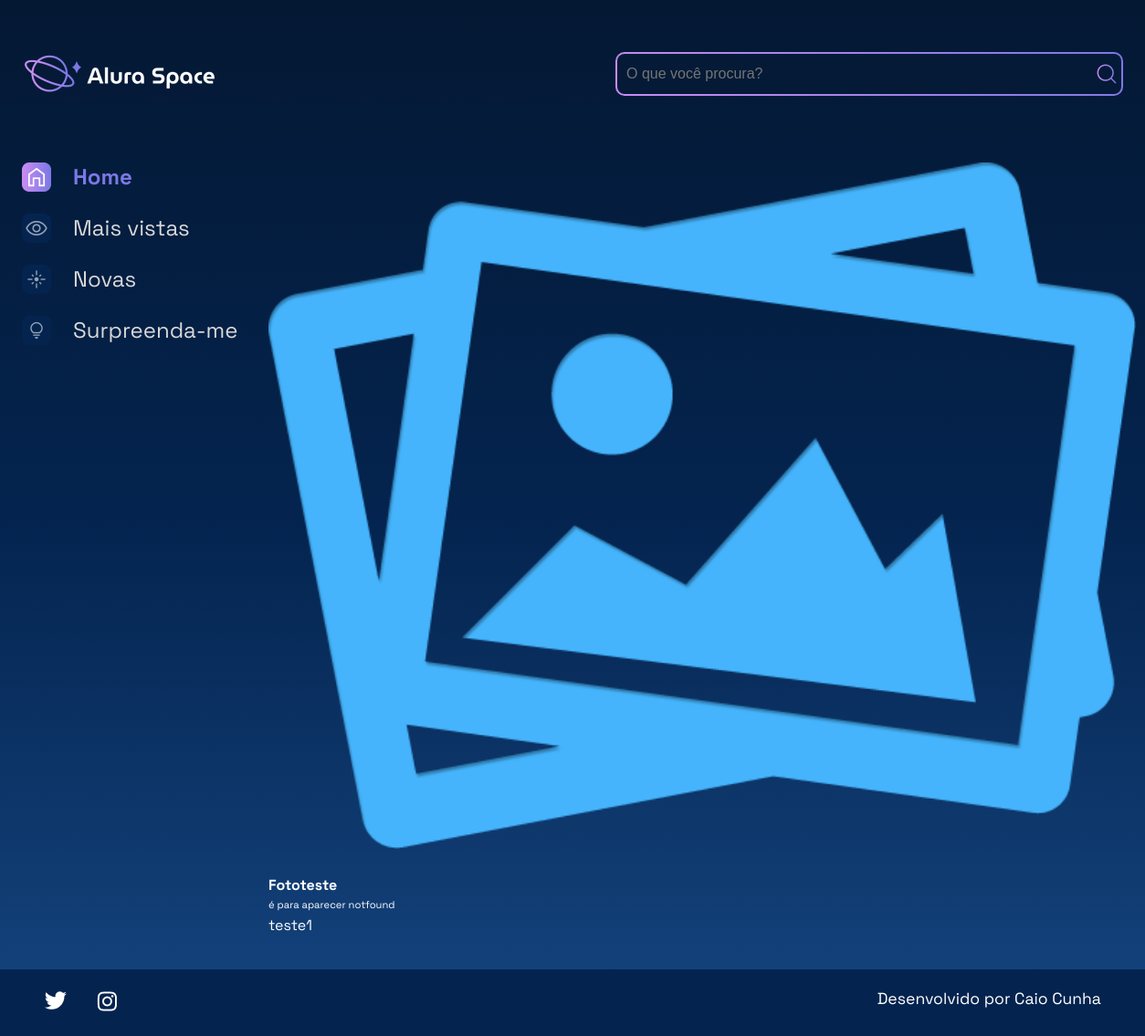
Screenshot of /imagem/5 with the database file from the repository.
### galeria/models.py (models this page shows, shortened)
class Fotografia(models.Model):
    OPCOES_CATEGORIA = [
        ("NEBULOSA","Nebulosa"),
        ("ESTRELA","Estrela"),
        ("GALÁXIA","Galáxia"),
        ("PLANETA","Planeta"),
    ]
    nome = models.CharField(max_length=100, null=False, blank=False)
    legenda = models.CharField(max_length=150, null=False, blank=False)
    categoria = models.CharField(max_length=100, choices=OPCOES_CATEGORIA, default='')
    descricao = models.TextField(null=False, blank=False)
    foto = models.ImageField(upload_to='fotos/%Y/%m/%d/', blank=True)
    publicada = models.BooleanField(default = False)
    data_fotografia = models.DateTimeField(default=datetime.now, blank=False)

### galeria/views.py (the view)
# urls.py: path('imagem/<int:foto_id>', imagem, name='imagem')
def imagem(request, foto_id):
    fotografia = get_object_or_404(Fotografia, pk=foto_id)
    return render(request, 'galeria/imagem.html', {"fotografia":fotografia})

### templates/galeria/imagem.html
{% extends "galeria/base.html" %}
{% load static %}
{% block content %}
    <div class="pagina-inicial">
        <header class="cabecalho">
            <img src="{% static '/assets/logo/Logo(2).png' %}" alt="Logo da Alura Space" />
            <div class="cabecalho__busca">
                <div class="busca__fundo">
                    <input class="busca__input" type="text" placeholder="O que você procura?">
                    <img class="busca__icone" src="{% static '/assets/ícones/1x/search.png'%}" alt="ícone de search">
                </div>
            </div>
        </header>
        <main class="principal">
            <section class="menu-lateral">
                <nav class="menu-lateral__navegacao">
                    <a href="{% url 'index' %}"><img src="{% static '/assets/ícones/1x/Home - ativo.png'%}"> Home</a>
                    <a href="#"><img src="{% static '/assets/ícones/1x/Mais vistas - inativo.png'%}"> Mais vistas</a>
                    <a href="#"><img src="{% static '/assets/ícones/1x/Novas - inativo.png'%}"> Novas</a>
                    <a href="#"><img src="{% static '/assets/ícones/1x/Surpreenda-me - inativo.png'%}"> Surpreenda-me</a>
                </nav>
            </section>
            <section class="conteudo">
                <section class="imagem">
                    <div class="imagem__conteudo">
                        {% if not fotografia.foto %}
                             <img class="imagem__imagem" src="{% static 'assets/imagens/galeria/not-found.png' %}">
                        {% else %}
                             <img class="imagem__imagem" src="{{ fotografia.foto.url }}">
                        {% endif %}
                        <div class="imagem__info">
                            <div class="imagem__texto">
                                <p class="imagem__titulo">{{ fotografia.nome }}</p>
                                <p class="imagem__descricao">{{ fotografia.legenda }}</p>
                                <p class="imagem__texto"> {{ fotografia.descricao }}</p>
                            </div>
                        </div>
                    </div>
                </section>
            </section>
        </main>
    </div>
{% endblock %}

### setup/static/styles/style.css (style rules this page uses)
html, body, div, span, applet, object, iframe, h1, h2, h3, h4, h5, h6, p, blockquote, pre, a, abbr, acronym, address, big, cite, code, del, dfn, em, img, ins, kbd, q, s, samp, small, strike, strong, sub, sup, tt, var, b, u, i, center, dl, dt, dd, ol, ul, li, fieldset, form, label, legend, table, caption, tbody, tfoot, thead, tr, th, td, article, aside, canvas, details, embed, figure, figcaption, footer, header, hgroup, menu, nav, output, ruby, section, summary, time, mark, audio, video { margin: 0; padding: 0; border: 0; font-size: 100%; font: inherit; vertical-align: baseline; }
article, aside, details, figcaption, figure, footer, header, hgroup, menu, nav, section { display: block; }
body { line-height: 1; font-family: 'Space Grotesk', sans-serif; min-height: 100vh; background: linear-gradient(#041833,#04244F,#154580); background-repeat: no-repeat; background-position: center; background-size: cover; }
.cabecalho { align-items: center; display: flex; justify-content: space-between; margin: 1.5rem 0 4rem 0; }
.cabecalho__busca { align-items: center; border-radius: 10px; background: linear-gradient(45deg, #C98CF1,#7B78E5); display: flex; height: auto; justify-content: space-between; padding: 2px; width: auto; }
.busca__fundo { align-items: center; background-color: #041A37; border-radius: 8px; display: flex; margin: 0 auto; width: 100%; }
.busca__input { align-items: center; background-color: transparent; border: none; font-size: 1rem; height: 24px; padding: 10px; width: 500px; }
.busca__icone { cursor: pointer; width: 2rem; height: 2rem; }
.imagem { display: flex; justify-content: center; align-items: center; }
.imagem__conteudo { background-color: transparent; display: flex; flex-direction: column; border-radius: 20px 20px 0 0; width: 950px; }
.imagem__imagem { width: 100%; border-radius: 20px; }
.imagem__info { font-size: 1.2rem; display: flex; justify-content: space-between; align-items: center; margin-bottom: 1rem; margin-top: 1rem; }
.imagem__texto { display: flex; flex-direction: column; justify-content: space-between; color: #FFFFFF; margin-top: 0.5rem; }
.imagem__titulo { font-weight: bold; line-height: 2rem; color: #FFFFFF; }
.imagem__texto { font-size: 1rem; }
.imagem__descricao { font-size: 0.7rem; }
.menu-lateral { padding-right: 1.5rem; box-sizing: border-box; min-width: 270px; }
.menu-lateral__navegacao { display: flex; flex-direction: column; }
.menu-lateral__navegacao a { font-family: 'Space Grotesk', sans-serif; align-items: center; display: flex; margin-bottom: 1.5rem; text-decoration: none; color: #D9D9D9; font-size: 24px; }
.menu-lateral__navegacao a:first-child { font-weight: bold; color: #7B78E5; }
.menu-lateral__navegacao img { margin-right: 1.5rem; }
.pagina-inicial { max-width: 1440px; padding: 1.5rem; margin: 0 auto; }
.principal { display: flex; justify-content: space-between; }

### rows the page displays
Fotografia: nome "Fototeste", legenda "é para aparecer notfound", descricao "teste1"
